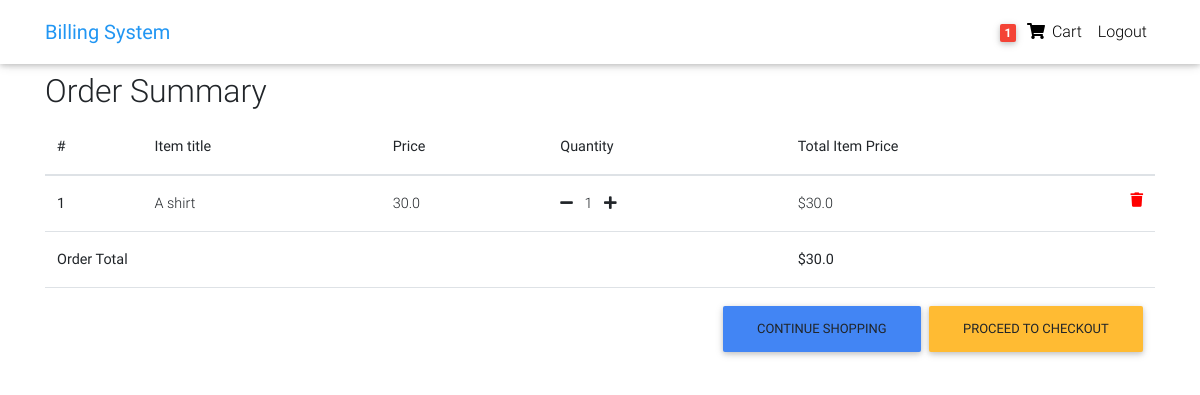
Page /order-summary/ (signed in) on the committed database.
### core/models.py (models this page shows, shortened)
class Order(models.Model):
    user = models.ForeignKey(settings.AUTH_USER_MODEL,
                             on_delete=models.CASCADE)
    items = models.ManyToManyField(OrderItem)
    start_date = models.DateTimeField(auto_now_add=True)
    ordered_date = models.DateTimeField()
    ordered = models.BooleanField(default=False)
    shipping_address = models.ForeignKey(
        'Address', related_name='shipping_address', on_delete=models.SET_NULL, blank=True, null=True)
    billing_address = models.ForeignKey(
        'Address', related_name='billing_address', on_delete=models.SET_NULL, blank=True, null=True)
    def get_total(self):
        total = 0
        for order_item in self.items.all():
            total += order_item.get_total_item_price()
        return total

class OrderItem(models.Model):
    user = models.ForeignKey(settings.AUTH_USER_MODEL,
                             on_delete=models.CASCADE)
    ordered = models.BooleanField(default=False)
    item = models.ForeignKey(Item, on_delete=models.CASCADE)
    quantity = models.IntegerField(default=1)
    def get_total_item_price(self):
        return self.quantity * self.item.price

class Item(models.Model):
    title = models.CharField(max_length=100)
    price = models.FloatField()
    label = models.CharField(choices=LABEL_CHOICES, max_length=1)
    slug = models.SlugField()
    description = models.TextField()
    image = models.ImageField()

### core/views.py (the view)
# urls.py: path('order-summary/', OrderSummaryView.as_view(), name='order-summary'),
class OrderSummaryView(LoginRequiredMixin, View):
    def get(self, *args, **kwargs):
        try:
            order = Order.objects.get(user=self.request.user, ordered=False)
            context = {
                'object': order
            }
            return render(self.request, 'order_summary.html', context)
        except ObjectDoesNotExist:
            messages.warning(self.request, "You do not have an active order")
            return redirect("/")

### core/templatetags/cart_template_tags.py (called while the page is built)
@register.filter
def cart_item_count(user):
    if user.is_authenticated:
        qs = Order.objects.filter(user=user, ordered=False)
        if qs.exists():
            return qs[0].items.count()
    return 0

### templates/order_summary.html (shortened to what this page needs)
{% extends "base.html" %}
{% load static %}
{% block content %}
  <main>
    <div class="container">
    <div class="table-responsive text-nowrap">
    <h2>Order Summary</h2>
    <table class="table">
        <thead>
        <tr>
            <th scope="col">#</th>
            <th scope="col">Item title</th>
            <th scope="col">Price</th>
            <th scope="col">Quantity</th>
            <th scope="col">Total Item Price</th>
        </tr>
        </thead>
        <tbody>
        {% for order_item in object.items.all %}
        <tr>
            <th scope="row">{{ forloop.counter }}</th>
            <td>{{ order_item.item.title }}</td>
            <td>{{ order_item.item.price }}</td>
            <td>
                <a href="{% url 'core:remove-single-item-from-cart' order_item.item.slug %}"><i class="fas fa-minus mr-2"></i></a>
                {{ order_item.quantity }}
                <a href="{% url 'core:add-to-cart' order_item.item.slug %}"><i class="fas fa-plus ml-2"></i></a>
            </td>
            <td>
                ${{ order_item.get_total_item_price }}
            <a style='color: red;' href="{% url 'core:remove-from-cart' order_item.item.slug %}">
                <i class="fas fa-trash float-right"></i>
            </a>
            </td>
        </tr>
        {% endfor %}
        {% if object.get_total %}
        <tr>
            <td colspan="4"><b>Order Total</b></td>
            <td><b>${{ object.get_total }}</b></td>
        </tr>
        <tr>
            <td colspan="5">
            <a class='btn btn-warning float-right ml-2' href='/checkout/'>Proceed to checkout</a>
            <a class='btn btn-primary float-right' href='/'>Continue shopping</a>
            </td>
        </tr>
        {% endif %}
        </tbody>
    </table>
    </div>
    </div>
  </main>
{% endblock content %}

### templates/base.html (shortened to what this page needs)
{% load static %}
<!DOCTYPE html>
<html lang="en">
<head>
  <link rel="stylesheet" href="https://use.fontawesome.com/releases/v5.8.1/css/all.css">
  <link href="{% static 'css/bootstrap.min.css' %}" rel="stylesheet">
  <link href="{% static 'css/mdb.min.css' %}" rel="stylesheet">
  <link href="{% static 'css/style.min.css' %}" rel="stylesheet">
</head>
{% include "navbar.html" %}
<body>
    <div class="mt-5 pt-4">
    </div>
    {% block content %}
    {% endblock content %}
</body>
</html>

### templates/navbar.html (shortened to what this page needs)
{% load cart_template_tags %}
<nav class="navbar fixed-top navbar-expand-lg navbar-light white scrolling-navbar">
    <div class="container">
      <a class="navbar-brand waves-effect" href="/">
        <strong class="blue-text">Billing System</strong>
      </a>
      <div class="collapse navbar-collapse" id="navbarSupportedContent">
        <ul class="navbar-nav nav-flex-icons">
          {% if request.user.is_authenticated %}
          <li class="nav-item">
            <a href="{% url 'core:order-summary' %}" class="nav-link waves-effect">
              <span class="badge red z-depth-1 mr-1"> {{ request.user|cart_item_count }} </span>
              <i class="fas fa-shopping-cart"></i>
              <span class="clearfix d-none d-sm-inline-block"> Cart </span>
            </a>
          </li>
          <li class="nav-item">
            <a class="nav-link waves-effect" href="{% url 'account_logout' %}">
              <span class="clearfix d-none d-sm-inline-block"> Logout </span>
            </a>
          </li>
          {% endif %}
        </ul>
      </div>
    </div>
  </nav>

### templates/base.html (style rules this page uses)
html, body, header, .carousel { height: 60vh; }

### rows in the picture
OrderItem: item "A shirt", item.price "30.0", quantity "1", get_total_item_price "30.0"
Order: get_total "30.0"

### other values in the picture
{{ request.user|cart_item_count }} "1"
